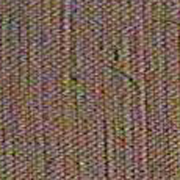
#> input picture IMG/texturas_fisher/textura_1.tif, 180 x 180 px; its folder holds only this picture in this run
$ jupyter execute --allow-errors Clase_8.ipynb
#> lines starting #> are read from the running program, lines starting #| are printed output that depends on the picture; long printed decimals are rounded
# Clase 8 - Reconocimiento de Patrones en Imagenes

En esta clase se estudia la extracción y análisis de características de textura en colecciones de imágenes, utilizando la matriz de co-ocurrencia de niveles de gris (GLCM) y agrupamiento por tipo de textura.

- **GLCM (Gray Level Co-occurrence Matrix):** Permite calcular propiedades estadísticas de la textura, como contraste, correlación, disimilitud, homogeneidad, ASM y energía, a partir de la distribución de pares de valores de intensidad.
- **Extracción de características:** Se procesan múltiples imágenes para obtener un conjunto de descriptores de textura, facilitando la comparación y clasificación entre diferentes tipos de texturas.
- **Agrupamiento y visualización:** Las imágenes se agrupan por tipo de textura (tela, pasto, cemento) y se visualizan en gráficos para analizar la separación entre grupos y la relevancia de las características extraídas.

El código implementa estos conceptos para analizar una colección de imágenes, extraer sus características de textura y visualizar la agrupación y comparación entre diferentes tipos de texturas.

[cell 1]
import cv2
import numpy as np
import pandas as pd
from matplotlib import pyplot as plt
from skimage.io import imread_collection
from skimage.feature import graycomatrix, graycoprops
from sklearn.preprocessing import MinMaxScaler

images = imread_collection('IMG/texturas_fisher/textura_*.tif')
#> images = 1 item
print(images)
#> (printed output is left out)

[cell 2]
fig, axs = plt.subplots(1, 3, figsize=(12, 4))
img_indices = [8, 5, 14]  # Python usa índice base 0, por eso 9->8, 6->5, 15->14
#> (the rest of this cell did not finish here and is left out)

[cell 3]
def extract_features(images,scale):
#> called with scale = 30
    result = []
    for im in images:
        # convertimos la imagen a escala de grises
        gray = cv2.cvtColor(im, cv2.COLOR_BGR2GRAY)
        columna =  gray.reshape(-1,1)

        # niveles de intensidad
        nueva_escala =  (0,scale)
        niveles = max(nueva_escala)+1

        resultado = MinMaxScaler(nueva_escala).fit_transform(columna).astype(int)
        resultado = resultado.reshape(gray.shape)

        #calculamos la matriz de co-ocurrencia
        comat =graycomatrix(resultado, angles=[0],distances=[1], levels=niveles)

        features = ['contrast','correlation', 'dissimilarity','homogeneity','ASM','energy']
        S = []
            # para cada imagen extraemos las caracteristicas definidas en la lista features
        for ft in features:
            sts = graycoprops(comat, ft).squeeze()
            S.append(float(sts))
        result.append(S)
#> this loop made 1 pass
#> (nueva_escala, niveles) on pass 1: ((0, 30), 31)
#> pass 1, in extract_features, `gray = cv2.cvtColor(im, cv2.COLOR_BGR2GRAY)`:
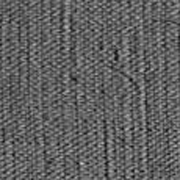
#> gray: shape (180, 180); min 11, max 208, mean 96.8
#> pass 1, in extract_features, `resultado = resultado.reshape(gray.shape)`:
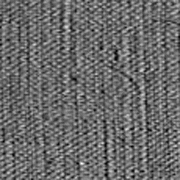
#> resultado: shape (180, 180) int64; min 0, max 30, mean 12.6; drawn with min black and max white
#> after the loop, result = [[6.88, 0.742, 2.08, 0.358, 0.00888, 0.0943]]
    S = pd.DataFrame(result, columns=features, index=[f'{i+1}' for i in range(len(images))])
#> S = table of 1 rows and 6 columns
    return S

[cell 4]
tble1 = extract_features(images,30)
#> tble1 = table of 1 rows and 6 columns
print(tble1)
#|    contrast  correlation  dissimilarity  homogeneity       ASM    energy
#| 1  6.875     0.7423       2.081     0.3581  0.008884  0.09425
print("--------------------------------------------------------------------------")
print(extract_features(images,20))
#> the loop in extract_features (call 2), `for im in images:` made 1 pass
#> (nueva_escala, niveles) on pass 1: ((0, 20), 21)
#|    contrast  correlation  dissimilarity  homogeneity       ASM    energy
#| 1  3.146     0.7364       1.389     0.4716  0.01956  0.1398

$ run again, on IMG/texturas_fisher/textura_13.tif
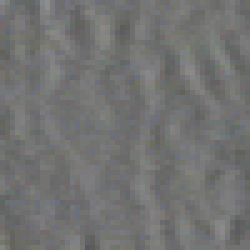
#> input picture IMG/texturas_fisher/textura_13.tif, 50 x 50 px (shown 5 times larger)
#> images = 1 item
#> (printed output is left out)
#> the loop in extract_features, `for im in images:` made 1 pass
#> (nueva_escala, niveles) on pass 1: ((0, 30), 31)
#> pass 1, in extract_features, `resultado = resultado.reshape(gray.shape)`:
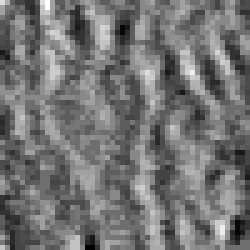
#> resultado: shape (50, 50) int64 (shown 5 times larger); min 0, max 30, mean 13.7; drawn with min black and max white
#> after the loop in extract_features, `for im in images:`: result = [[14.39, 0.625, 2.95, 0.296, 0.0138, 0.117]]
#> S = table of 1 rows and 6 columns
#|     contrast  correlation  dissimilarity  homogeneity       ASM    energy
#| 1  14.393     0.6246       2.953     0.2965  0.01379  0.1174
#> the loop in extract_features (call 2), `for im in images:` made 1 pass
#> (nueva_escala, niveles) on pass 1: ((0, 20), 21)
#|    contrast  correlation  dissimilarity  homogeneity       ASM    energy
#| 1  6.018     0.6262       1.893     0.3977  0.02222  0.1491

$ run again, on IMG/texturas_fisher/textura_14.tif
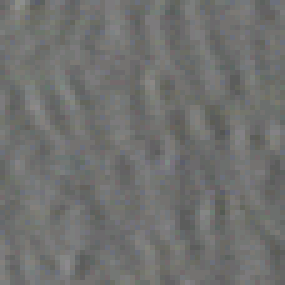
#> input picture IMG/texturas_fisher/textura_14.tif, 57 x 57 px (shown 5 times larger)
#> images = 1 item
#> (printed output is left out)
#> the loop in extract_features, `for im in images:` made 1 pass
#> (nueva_escala, niveles) on pass 1: ((0, 30), 31)
#> pass 1, in extract_features, `resultado = resultado.reshape(gray.shape)`:
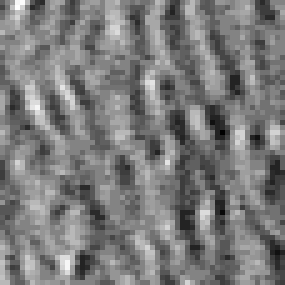
#> resultado: shape (57, 57) int64 (shown 5 times larger); min 0, max 29, mean 14; drawn with min black and max white
#> after the loop in extract_features, `for im in images:`: result = [[12.12, 0.655, 2.7, 0.318, 0.0162, 0.127]]
#> S = table of 1 rows and 6 columns
#|     contrast  correlation  dissimilarity  homogeneity       ASM    energy
#| 1  12.119     0.6548       2.703     0.3182  0.01622  0.1274
#> the loop in extract_features (call 2), `for im in images:` made 1 pass
#> (nueva_escala, niveles) on pass 1: ((0, 20), 21)
#|    contrast  correlation  dissimilarity  homogeneity       ASM   energy
#| 1  6.057     0.6521       1.907     0.3978  0.02022  0.1422

$ run again, on IMG/texturas_fisher/textura_15.tif
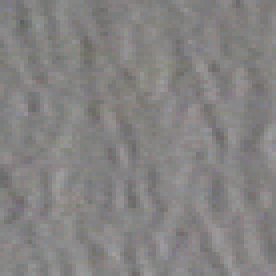
#> input picture IMG/texturas_fisher/textura_15.tif, 69 x 69 px (shown 4 times larger)
#> images = 1 item
#> (printed output is left out)
#> the loop in extract_features, `for im in images:` made 1 pass
#> (nueva_escala, niveles) on pass 1: ((0, 30), 31)
#> pass 1, in extract_features, `resultado = resultado.reshape(gray.shape)`:
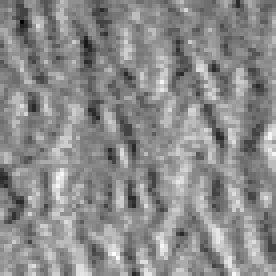
#> resultado: shape (69, 69) int64 (shown 4 times larger); min 0, max 30, mean 16.4; drawn with min black and max white
#> after the loop in extract_features, `for im in images:`: result = [[10.68, 0.664, 2.52, 0.333, 0.0111, 0.105]]
#> S = table of 1 rows and 6 columns
#|     contrast  correlation  dissimilarity  homogeneity       ASM    energy
#| 1  10.676     0.6635       2.517     0.333  0.01107  0.1052
#> the loop in extract_features (call 2), `for im in images:` made 1 pass
#> (nueva_escala, niveles) on pass 1: ((0, 20), 21)
#|    contrast  correlation  dissimilarity  homogeneity    ASM    energy
#| 1  4.898     0.6608        1.698     0.4298  0.021  0.1449

$ run again, on IMG/texturas_fisher/textura_10.tif
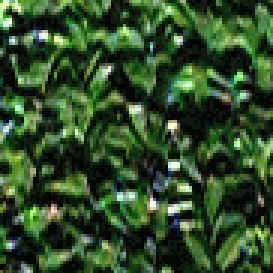
#> input picture IMG/texturas_fisher/textura_10.tif, 91 x 91 px (shown 3 times larger)
#> images = 1 item
#> (printed output is left out)
#> the loop in extract_features, `for im in images:` made 1 pass
#> (nueva_escala, niveles) on pass 1: ((0, 30), 31)
#> pass 1, in extract_features, `gray = cv2.cvtColor(im, cv2.COLOR_BGR2GRAY)`:
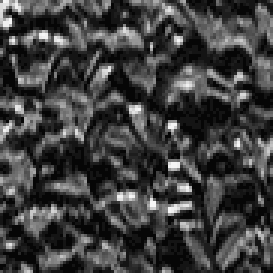
#> gray: shape (91, 91) (shown 3 times larger); min 6, max 246, mean 62.7
#> after the loop in extract_features, `for im in images:`: result = [[21.02, 0.737, 3.12, 0.359, 0.0156, 0.125]]
#> S = table of 1 rows and 6 columns
#|     contrast  correlation  dissimilarity  homogeneity       ASM    energy
#| 1  21.025     0.7375       3.116     0.3593  0.01563  0.125
#> the loop in extract_features (call 2), `for im in images:` made 1 pass
#> (nueva_escala, niveles) on pass 1: ((0, 20), 21)
#|    contrast  correlation  dissimilarity  homogeneity       ASM    energy
#| 1  9.266        0.732       2.038     0.4542  0.02891  0.17
